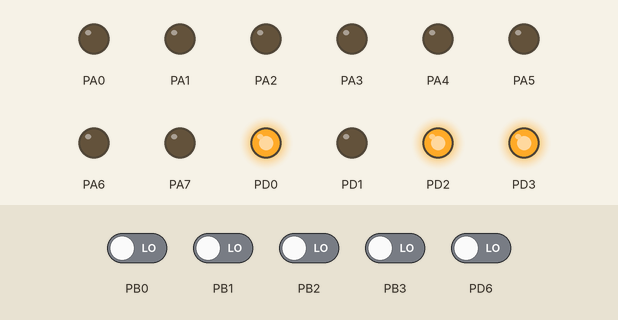
This program was run on a simulated ATmega32, built with avr-gcc and emulated at 1 MHz. Shown: output pins drawn as LEDs (lit = HIGH). The test bench sets the inputs (shaded band); at power-on: PB0–3, PD6 LOW.

Above: at 0.1 s.
Timing chart, 0 to 1.6 s (numbered marks = the images above):
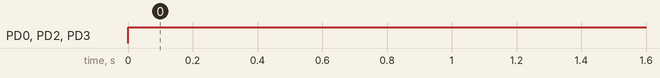

Measured:
- by itself, PD0, PD2, PD3: LOW → HIGH at 0.00 s

The program:

main.c
```c
#include <avr/io.h>
#define F_CPU 1000000
#include <util/delay.h>

unsigned char memArr[16];

int main(void)
{
	// To use PC2,3,4,5 pins for general I/O operations, JTAG must be disabled.(Enable JTD twice)
	MCUCSR|=(1<<JTD);
	MCUCSR|=(1<<JTD);


	DDRA=0XFF; //output
	DDRB=0x00; //input
	DDRC=0x00; //input
	DDRD=0x0F; //lower output

	int currclk = 0;
	int prevclk = 0;
	int memread; //from pin D
	int memwrite; //from pin D
	int writedata;
	unsigned int addr;
	unsigned int dataout;
	unsigned int b;
	unsigned int d;

	for(int i=0; i<16; i++){
		memArr[i]=13;
	}

	while (1)
	{
		b = PINB ;
		writedata = b>>4; //upper 4 bits are what we are gonna write
		addr = b%16; // lower 4 bits are address
		d = PIND; //upper 4 bits clk,memread,memwrite
		prevclk = currclk;
		currclk = (d & 0b01000000)>>6;
		memread = (d & 0b00100000)>>5;
		memwrite= (d & 0b00010000)>>4;

		dataout = memArr[addr];

		//if(mem2reg==1) PORTA = dataout;
		//else PORTA = addr;

		PORTD = (dataout & 0b00001111);

		if(prevclk==0 && currclk==1 && memwrite==1){
			memArr[addr] = writedata;
		}
		_delay_ms(10);


	}
}

//Data Memory
```
